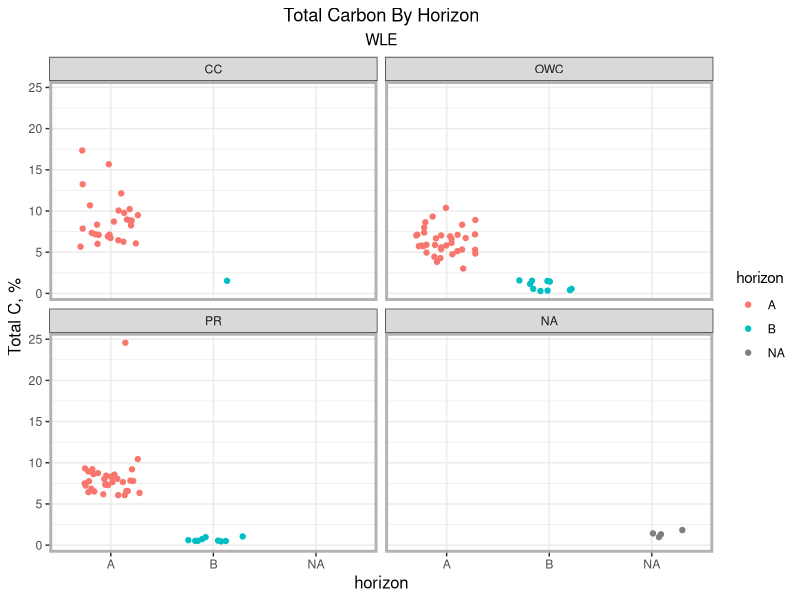
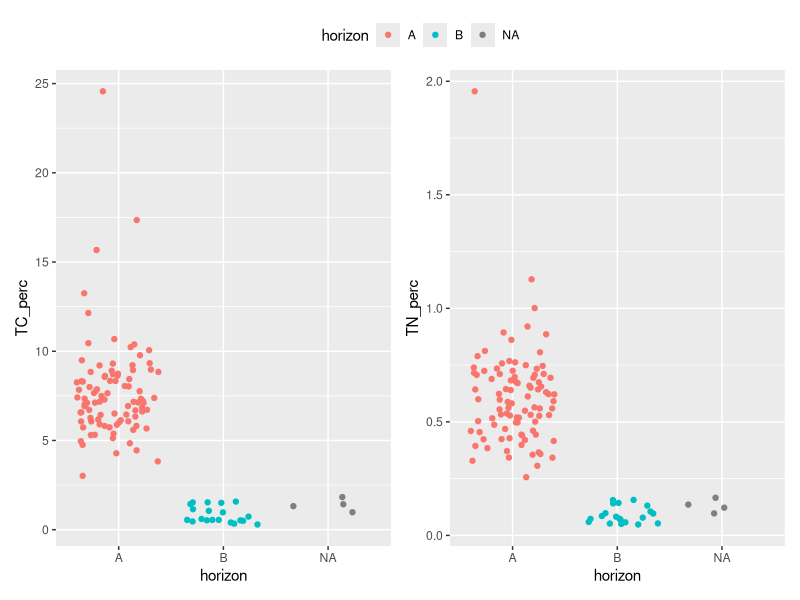
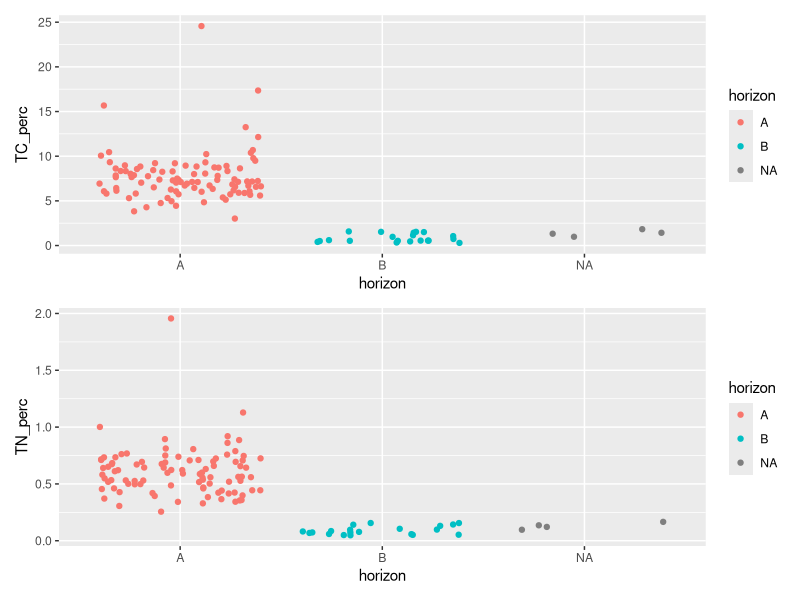
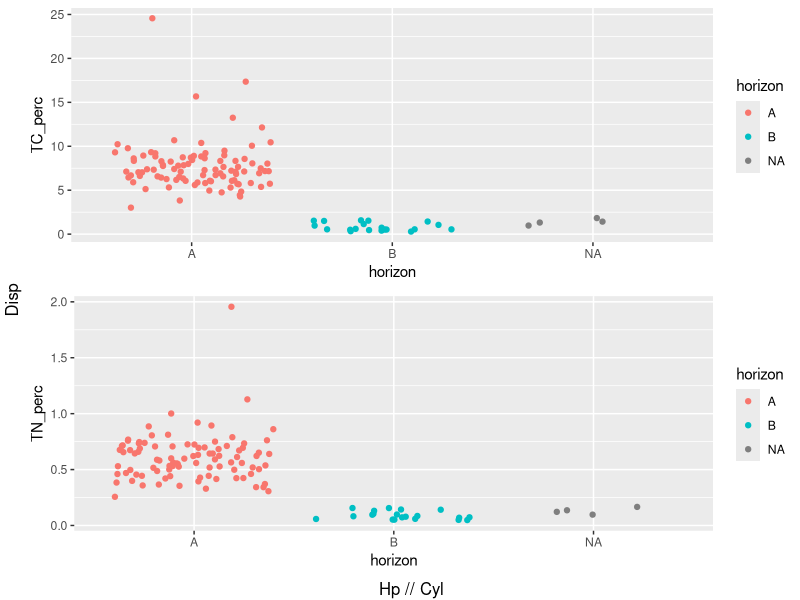
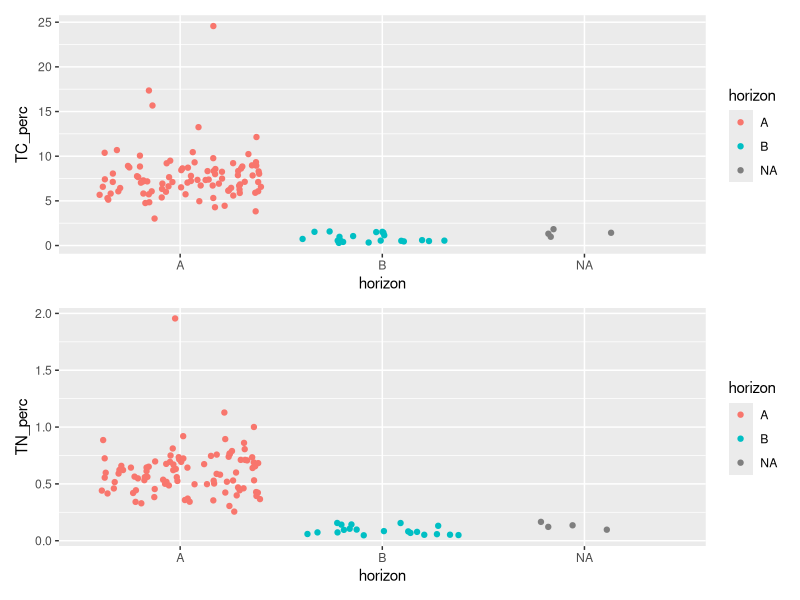

Write the R code that produced these figures, in order.
library(tidyverse)

# load files
tctn_data = read.csv("data/cmps_data/total_CNS.csv")
sample_key = read.csv("data/cmps_data/sample_key.csv")

# merge files
data = 
  tctn_data %>% 
  left_join(sample_key)

# graphs
data %>% 
  ggplot(aes(x = horizon, y = TC_perc, color = horizon))+
  geom_jitter(width = 0.3)+
  labs(title = "Total Carbon By Horizon",
       subtitle = "WLE",
       y = "Total C, %",
       )+
  theme_bw()+
  theme(plot.title = element_text(hjust = 0.5),
        plot.subtitle = element_text(hjust = 0.5),
        axis.title = element_text(size = 12, family = "sans"),
        panel.border = element_rect(color = "grey70", size = 2)
        )+
  facet_wrap(~site)


# combining graphs

tc_graph = 
  data %>% 
  ggplot(aes(x = horizon, y = TC_perc, color = horizon))+
  geom_jitter()


tn_graph = 
  data %>% 
  filter(TN_perc < 6) %>% 
  ggplot(aes(x = horizon, y = TN_perc, color = horizon))+
  geom_jitter()

install.packages("patchwork")
library(patchwork)

(tc_graph + tn_graph & theme(legend.position = "top")) + 
  plot_layout(guides = "collect",
              )

tc_graph / tn_graph


gridExtra::grid.arrange(tc_graph, tn_graph, 
                        left = "Disp", bottom = "Hp // Cyl")


data %>% 
  filter()

ggsave("test_plot.png", width = 6, height = 3)
